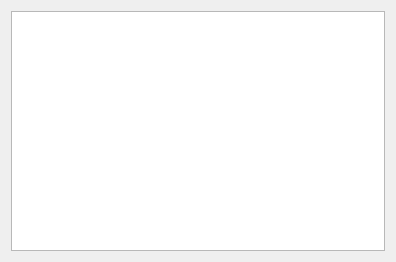
<?xml version="1.0" encoding="UTF-8"?>
<ui version="4.0">
 <class>choose_env</class>
 <widget class="QWidget" name="choose_env">
  <property name="windowModality">
   <enum>Qt::ApplicationModal</enum>
  </property>
  <property name="geometry">
   <rect>
    <x>0</x>
    <y>0</y>
    <width>396</width>
    <height>262</height>
   </rect>
  </property>
  <property name="font">
   <font>
    <family>Microsoft YaHei UI</family>
   </font>
  </property>
  <property name="windowTitle">
   <string>选择Python环境</string>
  </property>
  <layout class="QVBoxLayout" name="verticalLayout">
   <item>
    <widget class="QListWidget" name="lw_env_list"/>
   </item>
  </layout>
 </widget>
 <resources/>
 <connections/>
</ui>
